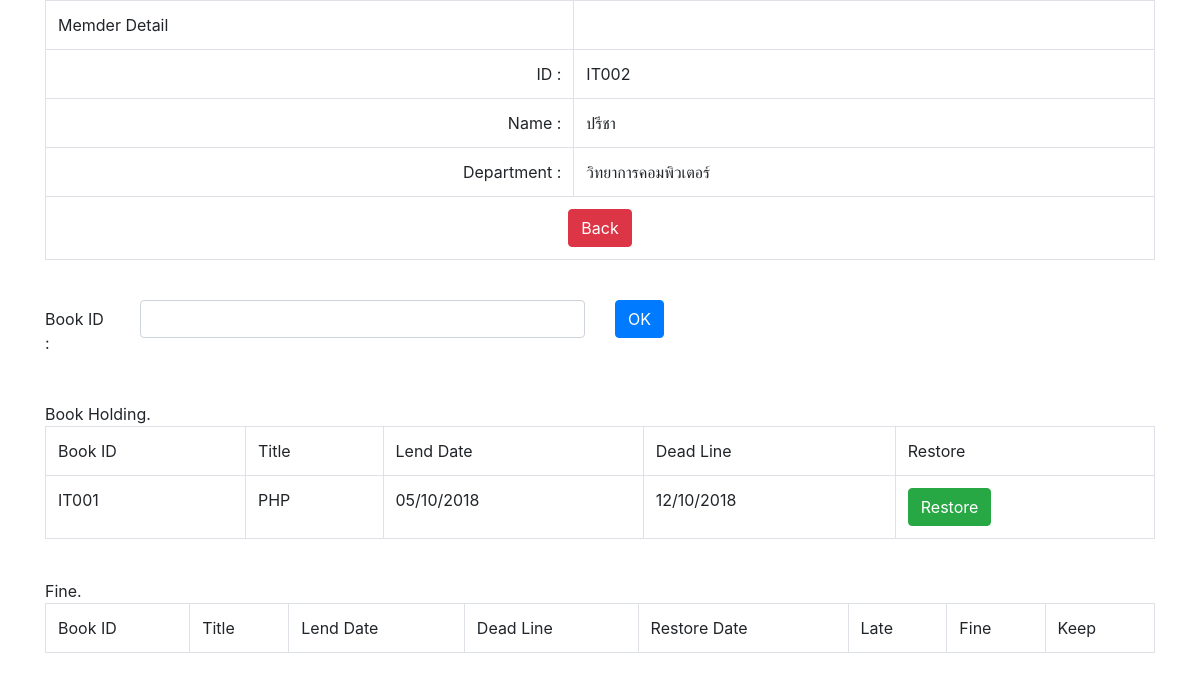
The app's page /Library_old/mbr_detail.php?mid=IT002 (signed in) with its own data.
### tables this page shows
CREATE TABLE `members` (
  `mid` varchar(20) NOT NULL,
  `mname` varchar(100) NOT NULL,
  `mdep` varchar(50) NOT NULL
);

CREATE TABLE `transections` (
  `mid` varchar(20) NOT NULL,
  `bid` varchar(20) NOT NULL,
  `tlend` date NOT NULL,
  `trest` date NOT NULL,
  `tstat` tinyint(4) NOT NULL
);

CREATE TABLE `books` (
  `bid` varchar(20) NOT NULL,
  `btitle` varchar(250) NOT NULL,
  `bauth` varchar(255) NOT NULL,
  `bt_id` int(10) UNSIGNED NOT NULL,
  `bdateadd` timestamp NOT NULL DEFAULT CURRENT_TIMESTAMP ON UPDATE CURRENT_TIMESTAMP
);

### Library_old/mbr_select.php (called while the page is built, shortened)
<?php
require 'mysql/connect.php';
$sql = "SELECT mid, mname, mdep FROM members WHERE mid='$mid'";
$result = mysqli_query($dbcon,$sql);
$record = mysqli_fetch_array($result);
$mid   = $record[0];
$mname = $record[1];
$mdep  = $record[2];
?>

### Library_old/mbr_detail.php (the view, shortened to what this page needs)
<?php
    $mid = $_GET['mid'];
    require 'mbr_select.php';
    ?>
<!DOCTYPE html>
<html lang="en">
<head>
    <link rel="stylesheet" href="https://maxcdn.bootstrapcdn.com/bootstrap/4.0.0-alpha.6/css/bootstrap.min.css">
</head>
<body>
<div class="container">
<table class="table table-bordered">
    <tr>
    <td>Memder Detail</td>
    </tr>
    <tr>
    <td align="right">ID :</td>
    <td align="left"><?php echo($mid); ?></td>
    </tr>
    <tr>
    <td align="right">Name :</td>
    <td align="left"><?php echo($mname); ?></td>
    </tr>
    <tr>
    <td align="right">Department :</td>
    <td align="left"><?php echo($mdep); ?></td>
    </tr>
    <tr>
    <td colspan="2" align="center"><a class="btn btn-danger" href="mbr_list.php">Back</a></td>
    </tr>
</table>
<br/>
<?php    require 'brw_form.php';?><br/>
<?php    require 'brw_list.php';?><br/>
<?php    require 'fne_list.php';?>
</div>
</body>
</html>

### Library_old/brw_list.php (shortened to what this page needs)
<?php
    require 'mysql/connect.php';
?>
Book Holding.<br/>
<!DOCTYPE html>
<html lang="en">
<head>
</head>
<body>
<table class="table table-bordered">
    <tr>
    <td>Book ID</td>
    <td>Title</td>
    <td>Lend Date</td>
    <td>Dead Line</td>
    <td>Restore</td>
    </tr>
    <?php
    $sql = "SELECT books.bid, books.btitle ,transections.tlend, DATE_ADD(transections.tlend,INTERVAL 7 DAY)AS deadline FROM books, transections WHERE books.bid=transections.bid AND transections.mid='$mid' AND transections.tstat='1'";
    $result = mysqli_query($dbcon,$sql);
    while($record = mysqli_fetch_array($result)){
    ?>
    <tr>
    <td><?php echo($record[0]);?></td>
    <td><?php echo($record[1]);?></td>
    <td><?php echo date_format(date_create($record[2]),"d/m/Y");?></td>
    <td><?php echo date_format(date_create($record[3]),"d/m/Y");?></td>
    <td><a class="btn btn-success" href="javascript:rstbook('<?php echo($record[0]);?>')">Restore</a></td>
    </tr>
    <?php
    }
    ?>
</table>
</body>
</html>

### records on screen
members: mid "IT002", mname "ปรีชา", mdep "วิทยาการคอมพิวเตอร์"
transections: bid.bid "IT001", bid.btitle "PHP", tlend "05/10/2018", record "12/10/2018"
